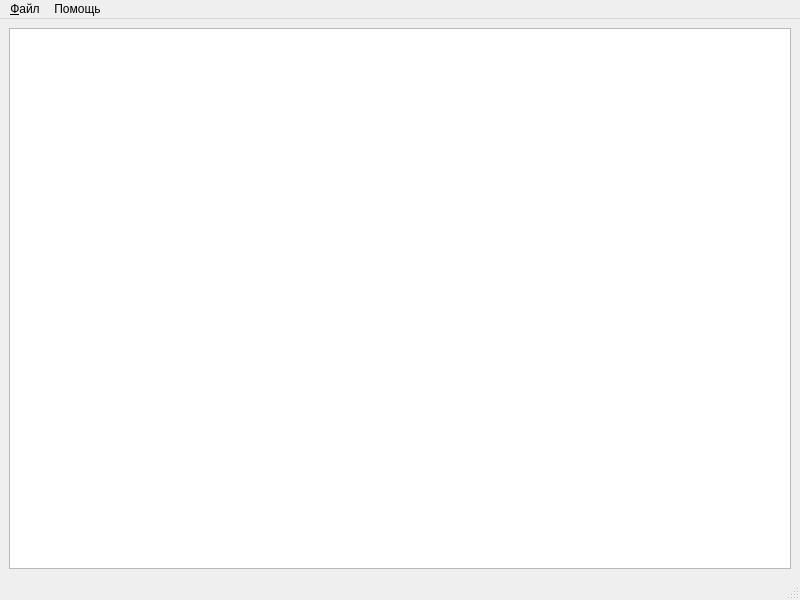
<?xml version="1.0" encoding="UTF-8"?>
<ui version="4.0">
 <class>MainWindow</class>
 <widget class="QMainWindow" name="MainWindow">
  <property name="geometry">
   <rect>
    <x>0</x>
    <y>0</y>
    <width>800</width>
    <height>600</height>
   </rect>
  </property>
  <property name="sizePolicy">
   <sizepolicy hsizetype="MinimumExpanding" vsizetype="Preferred">
    <horstretch>0</horstretch>
    <verstretch>0</verstretch>
   </sizepolicy>
  </property>
  <property name="windowTitle">
   <string>TextEditor[*]</string>
  </property>
  <widget class="QWidget" name="centralwidget">
   <layout class="QVBoxLayout" name="verticalLayout">
    <item>
     <widget class="QTableView" name="tableView"/>
    </item>
   </layout>
  </widget>
  <widget class="QMenuBar" name="menubar">
   <property name="geometry">
    <rect>
     <x>0</x>
     <y>0</y>
     <width>800</width>
     <height>20</height>
    </rect>
   </property>
   <widget class="QMenu" name="menu">
    <property name="title">
     <string>&amp;Файл</string>
    </property>
    <addaction name="actionNew"/>
    <addaction name="actionOpen"/>
    <addaction name="actionSave"/>
    <addaction name="actionSaveAs"/>
    <addaction name="separator"/>
    <addaction name="action"/>
    <addaction name="separator"/>
    <addaction name="actionExit"/>
   </widget>
   <widget class="QMenu" name="menu_3">
    <property name="title">
     <string>Помощь</string>
    </property>
    <widget class="QMenu" name="menu_5">
     <property name="title">
      <string>О программе</string>
     </property>
     <addaction name="actionThis_is_a_random_copied_UI"/>
    </widget>
    <addaction name="menu_5"/>
    <addaction name="separator"/>
    <addaction name="separator"/>
   </widget>
   <addaction name="menu"/>
   <addaction name="menu_3"/>
  </widget>
  <widget class="QStatusBar" name="statusbar"/>
  <action name="actionNew">
   <property name="icon">
    <iconset>
     <normaloff>:/icons/images/new.png</normaloff>:/icons/images/new.png</iconset>
   </property>
   <property name="text">
    <string>Создать</string>
   </property>
   <property name="toolTip">
    <string>New Document</string>
   </property>
   <property name="shortcut">
    <string>Ctrl+N</string>
   </property>
  </action>
  <action name="action">
   <property name="text">
    <string>Закрыть</string>
   </property>
   <property name="toolTip">
    <string>Закрыть текущее окно</string>
   </property>
   <property name="shortcut">
    <string>Ctrl+W</string>
   </property>
   <property name="visible">
    <bool>false</bool>
   </property>
  </action>
  <action name="actionExit">
   <property name="text">
    <string>Выход</string>
   </property>
   <property name="toolTip">
    <string>Завершить работу</string>
   </property>
   <property name="shortcut">
    <string>Ctrl+Alt+X</string>
   </property>
   <property name="visible">
    <bool>false</bool>
   </property>
  </action>
  <action name="actionSelectFont">
   <property name="text">
    <string>Выбрать шрифт...</string>
   </property>
   <property name="toolTip">
    <string>Выбор шрифта текста</string>
   </property>
  </action>
  <action name="separator">
   <property name="text">
    <string>О Qt</string>
   </property>
  </action>
  <action name="actionCut">
   <property name="icon">
    <iconset>
     <normaloff>:/icons/images/cut.png</normaloff>:/icons/images/cut.png</iconset>
   </property>
   <property name="text">
    <string>Вырезать</string>
   </property>
   <property name="toolTip">
    <string>Вырезать</string>
   </property>
   <property name="shortcut">
    <string>Ctrl+X</string>
   </property>
  </action>
  <action name="actionCopy">
   <property name="icon">
    <iconset>
     <normaloff>:/icons/images/copy.png</normaloff>:/icons/images/copy.png</iconset>
   </property>
   <property name="text">
    <string>Копировать</string>
   </property>
   <property name="toolTip">
    <string>Копировать</string>
   </property>
   <property name="shortcut">
    <string>Ctrl+C</string>
   </property>
  </action>
  <action name="actionPaste">
   <property name="icon">
    <iconset>
     <normaloff>:/icons/images/paste.png</normaloff>:/icons/images/paste.png</iconset>
   </property>
   <property name="text">
    <string>Вставить</string>
   </property>
   <property name="toolTip">
    <string>Вставить</string>
   </property>
   <property name="shortcut">
    <string>Ctrl+V</string>
   </property>
  </action>
  <action name="actionUndo">
   <property name="icon">
    <iconset>
     <normaloff>:/icons/images/editundo.png</normaloff>:/icons/images/editundo.png</iconset>
   </property>
   <property name="text">
    <string>Отменить</string>
   </property>
   <property name="toolTip">
    <string>Отмена последнего действия </string>
   </property>
   <property name="shortcut">
    <string>Ctrl+Z</string>
   </property>
  </action>
  <action name="actionRedo">
   <property name="icon">
    <iconset>
     <normaloff>:/icons/images/editredo.png</normaloff>:/icons/images/editredo.png</iconset>
   </property>
   <property name="text">
    <string>Повторить</string>
   </property>
   <property name="toolTip">
    <string>Повтор последнего действия</string>
   </property>
   <property name="shortcut">
    <string>Ctrl+Y</string>
   </property>
  </action>
  <action name="actionOpen">
   <property name="icon">
    <iconset>
     <normaloff>:/icons/images/open.png</normaloff>:/icons/images/open.png</iconset>
   </property>
   <property name="text">
    <string>Открыть...</string>
   </property>
   <property name="toolTip">
    <string>Open Document</string>
   </property>
   <property name="shortcut">
    <string>Ctrl+O</string>
   </property>
  </action>
  <action name="actionSave">
   <property name="icon">
    <iconset>
     <normaloff>:/icons/images/save.png</normaloff>:/icons/images/save.png</iconset>
   </property>
   <property name="text">
    <string>Сохранить...</string>
   </property>
   <property name="toolTip">
    <string>Сохранить документ</string>
   </property>
   <property name="shortcut">
    <string>Ctrl+S</string>
   </property>
   <property name="visible">
    <bool>false</bool>
   </property>
  </action>
  <action name="actionSaveAs">
   <property name="text">
    <string>Сохранить как...</string>
   </property>
   <property name="toolTip">
    <string>Save as</string>
   </property>
   <property name="shortcut">
    <string>Ctrl+Shift+S</string>
   </property>
  </action>
  <action name="actionThis_is_a_random_copied_UI">
   <property name="text">
    <string>This is a random copied UI</string>
   </property>
  </action>
 </widget>
 <resources/>
 <connections/>
</ui>
